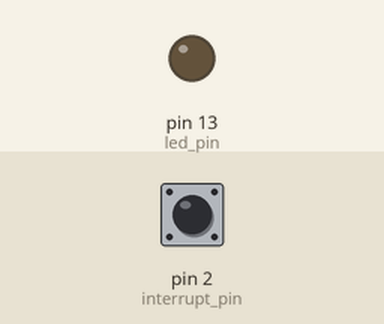
The sketch below on a simulated Arduino Uno, built with avr-gcc and run on an emulated ATmega328P. On the bench: output pins drawn as LEDs (lit = HIGH). The test bench sets the inputs (shaded band); at power-on: pin 2 (interrupt_pin) HIGH.

Above: at 1.2 s.
1.3 s: pin 2 (interrupt_pin) pulled LOW for 0.15 s
At 1.37 s:
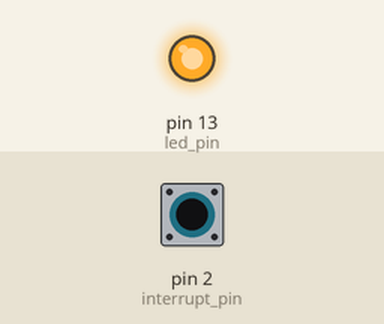
2.9 s: pin 2 (interrupt_pin) pulled LOW for 3.2 s
At 6.5 s:
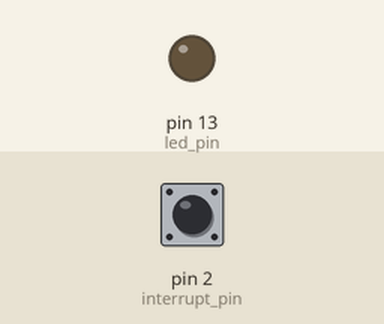
Timing chart, 0 to 8.0 s (numbered marks = the images above; inputs shaded):
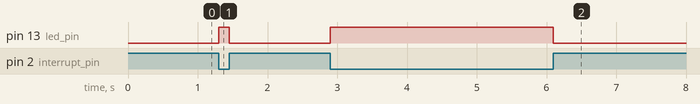

Measured:
- after the input at 1.3 s, pin 13 (led_pin): LOW → HIGH at once, → LOW 0.15 s later
- after the input at 2.9 s, pin 13 (led_pin): LOW → HIGH at once, → LOW 3.2 s later

The sketch:

Interrupt.ino
```cpp
const byte led_pin = 13;
const byte interrupt_pin = 2;
volatile byte state = LOW;

void setup()
{
  pinMode(led_pin, OUTPUT);
  pinMode(interrupt_pin, INPUT_PULLUP);
  attachInterrupt(digitalPinToInterrupt(interrupt_pin), blink, CHANGE);
}

void loop()
{
  digitalWrite(led_pin, state);
}

void blink()
{
  state = !state;
}
```
